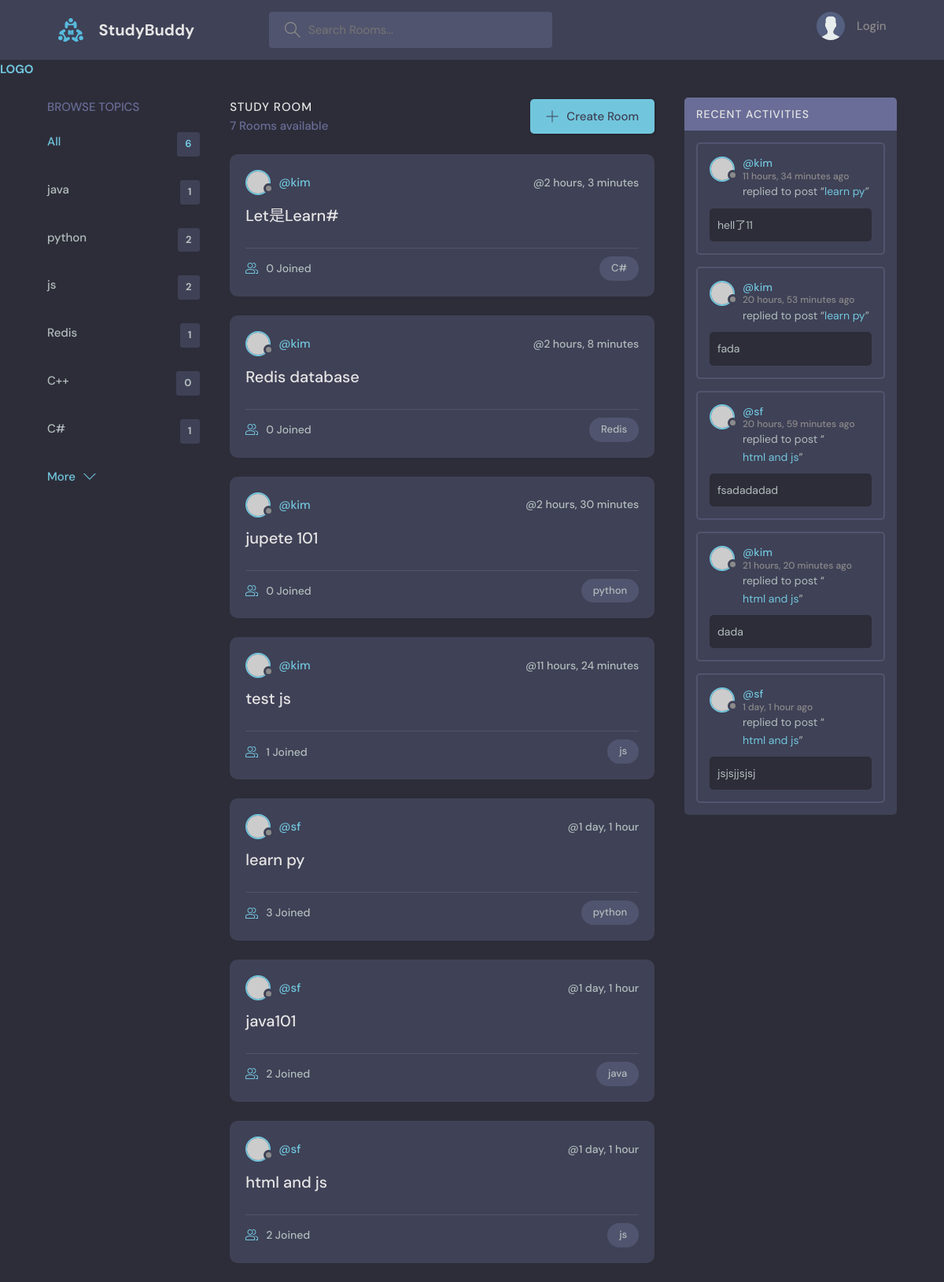
The page / on the database its author committed.
### base/models.py (models this page shows, shortened)
class Topic(models.Model):
    name = models.CharField(max_length=200)

class Room(models.Model):
    host = models.ForeignKey(User, on_delete=models.SET_NULL, null=True)
    topic = models.ForeignKey('Topic', on_delete=models.SET_NULL, null=True)
    name = models.CharField(max_length=200)
    description = models.TextField(null=True, blank=True)
    participants = models.ManyToManyField(User, related_name='participants', blank=True)
    updated = models.DateTimeField(auto_now=True)
    created = models.DateTimeField(auto_now_add=True)
    class Meta:
        ordering = ['-updated', '-created']
    def __str__(self):
        return self.name

class Message(models.Model):
    user = models.ForeignKey(User, on_delete=models.CASCADE)
    room = models.ForeignKey(Room, on_delete=models.CASCADE)
    body = models.TextField()
    updated = models.DateTimeField(auto_now=True)
    created = models.DateTimeField(auto_now_add=True)
    class Meta:
        ordering = ['-updated', '-created']

### base/views.py (the view)
# urls.py: path('', views.home, name="home"),
def home(request):
    q = request.GET.get('q') if request.GET.get('q') != None else ''
    rooms = Room.objects.filter(
        Q(topic__name__icontains=q) |
        Q(name__icontains=q) |
        Q(description__icontains=q)
        )
    topics = Topic.objects.all()
    room_count = rooms.count()
    room_messages =Message.objects.filter(Q(room__topic__name__icontains=q))
    context = {'rooms': rooms, 'topics': topics, 'room_count': room_count, 'room_messages': room_messages}
    return render(request, 'base/home.html', context)

### base/templates/base/home.html (shortened to what this page needs)
{% extends "main.html" %}
{% block content %}
<main class="layout layout--3">
  <div class="container">
    {% include "base/topics_component.html" %}
    <div class="roomList">
      <div class="roomList__header">
        <div>
          <h2>Study Room</h2>
          <p>{{room_count}} Rooms available</p>
        </div>
        <a class="btn btn--main" href="{% url 'create-room' %}">
          <svg
            version="1.1"
            xmlns="http://www.w3.org/2000/svg"
            width="32"
            height="32"
            viewBox="0 0 32 32"
          >
            <title>add</title>
            <path
              d="M16.943 0.943h-1.885v14.115h-14.115v1.885h14.115v14.115h1.885v-14.115h14.115v-1.885h-14.115v-14.115z"
            ></path>
          </svg>
          Create Room
        </a>
      </div>
      {% include "base/feed_component.html" %}
    </div>
    {% include "base/activity_component.html" %}
  </div>
</main>
{% endblock content %}

### base/templates/base/topics_component.html
<div class="topics">
  <div class="topics__header">
    <h2>Browse Topics</h2>
  </div>
  <ul class="topics__list">
    <li>
      <a href="{% url 'home' %}" class="active">All <span>{{topics.count}}</span></a>
    </li>
    {% for topic in topics %}
    <li>
      <a href="{% url 'home' %}?q={{topic.name}}"
        >{{ topic.name }} <span> {{topic.room_set.all.count}} </span></a
      >
    </li>
    {% endfor %}
  </ul>
  <a class="btn btn--link" href="topics.html">
    More
    <svg
      version="1.1"
      xmlns="http://www.w3.org/2000/svg"
      width="32"
      height="32"
      viewBox="0 0 32 32"
    >
      <title>chevron-down</title>
      <path d="M16 21l-13-13h-3l16 16 16-16h-3l-13 13z"></path>
    </svg>
  </a>
</div>

### base/templates/base/feed_component.html (shortened to what this page needs)
{% for room in rooms %}
<div class="roomListRoom">
  <div class="roomListRoom__header">
    <a href="{% url 'user-profile' room.host.id %}" class="roomListRoom__author">
      <div class="avatar avatar--small">
        <img src="https://randomuser.me/api/portraits/women/11.jpg" />
      </div>
      <span>@{{ room.host.username}}</span>
    </a>
    <div class="roomListRoom__actions">
      <span>@{{ room.created|timesince }}</span>
    </div>
  </div>
  <div class="roomListRoom__content">
    <a href="{% url 'room' room.id %}">{{ room.name }}</a>
  </div>
  <div class="roomListRoom__meta">
    <a href="{% url 'room' room.id %}" class="roomListRoom__joined">
      {{room.participants.all.count}} Joined
    </a>
    <p class="roomListRoom__topic">{{ room.topic.name }}</p>
  </div>
</div>
{% endfor %}

### base/templates/base/activity_component.html (shortened to what this page needs)
<div class="activities">
    <div class="activities__header">
      <h2>Recent Activities</h2>
    </div>
    {% for message in room_messages %}
    <div class="activities__box">
      <div class="activities__boxHeader roomListRoom__header">
        <a href="{% url 'user-profile' message.user.id %}" class="roomListRoom__author">
          <div class="avatar avatar--small">
            <img src="https://randomuser.me/api/portraits/women/11.jpg" />
          </div>
          <p>
            @{{message.user }}
            <span>{{ message.created|timesince }} ago</span>
          </p>
        </a>
      </div>
      <div class="activities__boxContent">
        <p>
          replied to post “<a href="{% url 'room' message.room.id %}">{{message.room}}</a
          >”
        </p>
        <div class="activities__boxRoomContent">
            {{message.body}}        </div>
      </div>
    </div>
    {% endfor %}
</div>

### rows shown on the page
Topic: name "java", room_set.all.count "1"
Topic: name "python", room_set.all.count "2"
Topic: name "js", room_set.all.count "2"
Topic: name "Redis", room_set.all.count "1"
Topic: name "C++", room_set.all.count "0"
Topic: name "C#", room_set.all.count "1"
Room: host.username "kim", created "2 hours, 3 minutes", name "Let是Learn#", participants.all.count "0", topic.name "C#"
Room: host.username "kim", created "2 hours, 8 minutes", name "Redis database", participants.all.count "0", topic.name "Redis"
Room: host.username "kim", created "2 hours, 30 minutes", name "jupete 101", participants.all.count "0", topic.name "python"
Room: host.username "kim", created "11 hours, 24 minutes", name "test js", participants.all.count "1", topic.name "js"
Room: host.username "sf", created "1 day, 1 hour", name "learn py", participants.all.count "3", topic.name "python"
Room: host.username "sf", created "1 day, 1 hour", name "java101", participants.all.count "2", topic.name "java"
Room: host.username "sf", created "1 day, 1 hour", name "html and js", participants.all.count "2", topic.name "js"
Message: user "kim", created "11 hours, 34 minutes", room "learn py", body "hell了11"
Message: user "kim", created "20 hours, 53 minutes", room "learn py", body "fada"
Message: user "sf", created "20 hours, 59 minutes", room "html and js", body "fsadadadad"
Message: user "kim", created "21 hours, 20 minutes", room "html and js", body "dada"
Message: user "sf", created "1 day, 1 hour", room "html and js", body "jsjsjjsjsj"

### other values the page prints
{{ topics.count }} "6"
{{ room_count }} "7"
